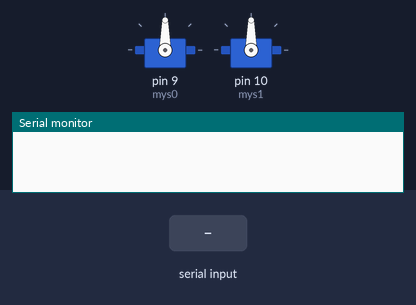
Recording of a sketch running on a simulated Arduino Uno, built with avr-gcc and run on an emulated ATmega328P. On the bench: 2 × servo, the last lines printed to the serial monitor. The inputs (shaded band) are chosen by the test bench.

Above: at 1.2 s.
1.3 s: "i" received over Serial
At 2.3 s:
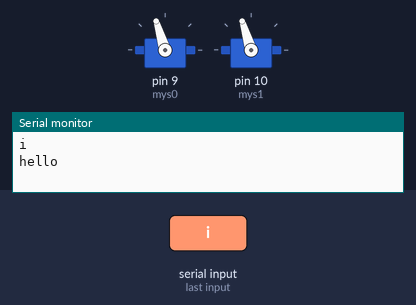
2.9 s: "l" received over Serial
At 4.0 s:
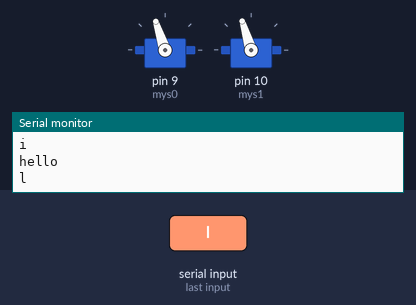
4.4 s: "u" received over Serial
At 5.1 s:
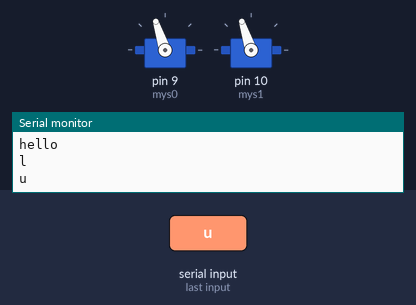
5.9 s: "r" received over Serial
At 6.3 s:
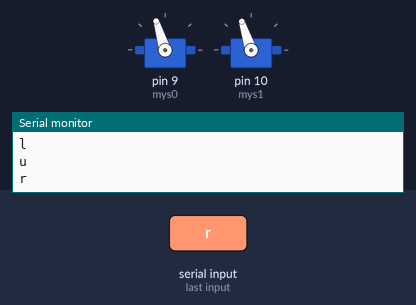
Timing chart, 0 to 8.4 s (numbered marks = the images above; inputs shaded):
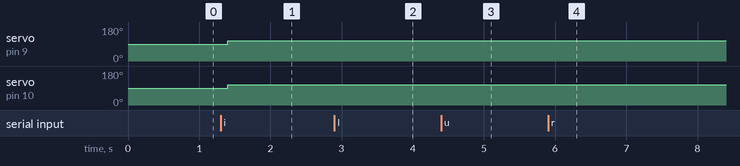

The sketch:

Cv_Project_Final.ino
```cpp
#include<Servo.h>

int secs = 15;
int deg = 3;

String serData;
Servo mys0;
Servo mys1;
int angle0 = 1650;
int angle1 = 1650;

void setup(){
  Serial.begin(9600);
  mys0.attach(9);
  mys1.attach(10);
}

void loop(){
  if (Serial.available() > 0){
    char rec = Serial.read();
    Serial.println(rec);
    if(rec == 'i'){
      Serial.println("hello");
      center();
      delay(100);
    }
    else if(rec == 'l'){
      left();
      delay(secs);
    }
    else if(rec == 'r'){
      right();
      delay(secs);
    }
    else if(rec == 'u'){
      up();
      delay(secs);
    }
    else if(rec == 'd'){
      down();
      delay(secs);
    }
    else if(rec == 'a'){
      up();
      right();
      delay(secs);
    }
    else if(rec == 'b'){
      up();
      left();
      delay(secs);
    }
    else if(rec == 'e'){
      down();
      right();
      delay(secs);
    }
    else if(rec == 'f'){
      down();
      left();
      delay(secs);
    }
    mys0.writeMicroseconds(angle0);
    mys1.writeMicroseconds(angle1);
  }
}

void left(){
  angle0 += deg;
}

void right(){
  angle0 -= deg;
}

void up(){
  angle1 += deg;
}

void down(){
  angle1 -= deg;
}

void center(){
  angle0 = 1650;
  angle1 = 1650;
}
```

Measured:
- after the input at 1.3 s, servo on pin 9 (mys0), servo on pin 10 (mys1): 90° → 107° after 0.10 s
- after the input at 2.9 s, servo on pin 9 (mys0): 107° → 108° at once
- after the input at 4.4 s, servo on pin 10 (mys1): 107° → 108° at once
- after the input at 5.9 s, servo on pin 9 (mys0): 108° → 107° at once
